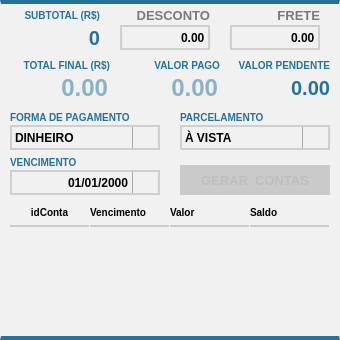
   <widget class="QFrame" name="fr_financeiroCompra">
    <property name="geometry">
     <rect>
      <x>640</x>
      <y>110</y>
      <width>340</width>
      <height>340</height>
     </rect>
    </property>
    <property name="styleSheet">
     <string notr="true">background: #F1F1F1;
border-top: 4px solid #277298;
border-bottom: 4px solid #277298;</string>
    </property>
    <property name="frameShape">
     <enum>QFrame::StyledPanel</enum>
    </property>
    <property name="frameShadow">
     <enum>QFrame::Raised</enum>
    </property>
    <widget class="QLineEdit" name="tx_Desconto">
     <property name="geometry">
      <rect>
       <x>120</x>
       <y>25</y>
       <width>90</width>
       <height>25</height>
      </rect>
     </property>
     <property name="focusPolicy">
      <enum>Qt::WheelFocus</enum>
     </property>
     <property name="styleSheet">
      <string notr="true">QLineEdit{
background: #F1F1F1;
border: 2px solid #CFCFCF;
color: #000;
font: 14px &quot;Arial&quot; ;
text-transform: uppercase;
font-weight: bold
}
QLineEdit:Focus {
border: 1px solid red;
}</string>
     </property>
     <property name="text">
      <string>0.00</string>
     </property>
     <property name="alignment">
      <set>Qt::AlignRight|Qt::AlignTrailing|Qt::AlignVCenter</set>
     </property>
     <property name="placeholderText">
      <string>R$ 0.00</string>
     </property>
    </widget>
    <widget class="QLabel" name="lb_FormVenda_14">
     <property name="geometry">
      <rect>
       <x>120</x>
       <y>5</y>
       <width>90</width>
       <height>20</height>
      </rect>
     </property>
     <property name="styleSheet">
      <string notr="true">QLabel{
font-size: 13px;
font-family: &quot;Arial&quot;;
font-weight: bold;
color: #7B7A7A;
border: none
}</string>
     </property>
     <property name="text">
      <string>DESCONTO</string>
     </property>
     <property name="alignment">
      <set>Qt::AlignRight|Qt::AlignTrailing|Qt::AlignVCenter</set>
     </property>
    </widget>
    <widget class="QLineEdit" name="tx_Frete">
     <property name="geometry">
      <rect>
       <x>230</x>
       <y>25</y>
       <width>90</width>
       <height>25</height>
      </rect>
     </property>
     <property name="focusPolicy">
      <enum>Qt::WheelFocus</enum>
     </property>
     <property name="styleSheet">
      <string notr="true">QLineEdit{
background: #F1F1F1;
border: 2px solid #CFCFCF;
color: #000;
font: 14px &quot;Arial&quot; ;
text-transform: uppercase;
font-weight: bold
}
QLineEdit:Focus {
border: 1px solid red;
}</string>
     </property>
     <property name="text">
      <string>0.00</string>
     </property>
     <property name="alignment">
      <set>Qt::AlignRight|Qt::AlignTrailing|Qt::AlignVCenter</set>
     </property>
     <property name="placeholderText">
      <string>R$ 0.00</string>
     </property>
    </widget>
    <widget class="QLabel" name="lb_FormVenda_17">
     <property name="geometry">
      <rect>
       <x>230</x>
       <y>5</y>
       <width>90</width>
       <height>20</height>
      </rect>
     </property>
     <property name="styleSheet">
      <string notr="true">QLabel{
font-size: 13px;
font-family: &quot;Arial&quot;;
font-weight: bold;
color: #7B7A7A;
border: none
}</string>
     </property>
     <property name="text">
      <string>FRETE</string>
     </property>
     <property name="alignment">
      <set>Qt::AlignRight|Qt::AlignTrailing|Qt::AlignVCenter</set>
     </property>
    </widget>
    <widget class="QLabel" name="lb_SubTotal">
     <property name="geometry">
      <rect>
       <x>0</x>
       <y>25</y>
       <width>100</width>
       <height>25</height>
      </rect>
     </property>
     <property name="styleSheet">
      <string notr="true">QLabel{
font-size: 20px;
font-family: &quot;Arial&quot;;
font-weight: bold;
color: #277298;
border: none
}</string>
     </property>
     <property name="text">
      <string>0</string>
     </property>
     <property name="alignment">
      <set>Qt::AlignRight|Qt::AlignTrailing|Qt::AlignVCenter</set>
     </property>
    </widget>
    <widget class="QLabel" name="lb_FormVenda_18">
     <property name="geometry">
      <rect>
       <x>0</x>
       <y>5</y>
       <width>100</width>
       <height>20</height>
      </rect>
     </property>
     <property name="styleSheet">
      <string notr="true">QLabel{
font-size: 10px;
font-family: &quot;Arial&quot;;
font-weight: bold;
color: #277298;
border: none
}</string>
     </property>
     <property name="text">
      <string>SUBTOTAL (R$)</string>
     </property>
     <property name="alignment">
      <set>Qt::AlignRight|Qt::AlignTrailing|Qt::AlignVCenter</set>
     </property>
    </widget>
    <widget class="QLabel" name="lb_FormVenda_19">
     <property name="geometry">
      <rect>
       <x>10</x>
       <y>55</y>
       <width>100</width>
       <height>20</height>
      </rect>
     </property>
     <property name="styleSheet">
      <string notr="true">QLabel{
font-size: 10px;
font-family: &quot;Arial&quot;;
font-weight: bold;
color: #277298;
border: none
}</string>
     </property>
     <property name="text">
      <string>TOTAL FINAL (R$)</string>
     </property>
     <property name="alignment">
      <set>Qt::AlignRight|Qt::AlignTrailing|Qt::AlignVCenter</set>
     </property>
    </widget>
    <widget class="QPushButton" name="bt_GerarParcela">
     <property name="enabled">
      <bool>false</bool>
     </property>
     <property name="geometry">
      <rect>
       <x>180</x>
       <y>165</y>
       <width>150</width>
       <height>30</height>
      </rect>
     </property>
     <property name="font">
      <font>
       <family>Tahoma</family>
       <pointsize>10</pointsize>
       <weight>75</weight>
       <bold>true</bold>
      </font>
     </property>
     <property name="cursor">
      <cursorShape>PointingHandCursor</cursorShape>
     </property>
     <property name="focusPolicy">
      <enum>Qt::NoFocus</enum>
     </property>
     <property name="contextMenuPolicy">
      <enum>Qt::ActionsContextMenu</enum>
     </property>
     <property name="styleSheet">
      <string notr="true">QPushButton {
background-color: #7AB32E;
background-position: center;
background-repeat: no-repeat;
border: none;
 }
QPushButton:disabled{
background-color: #CACACA;

 }
QPushButton:hover{
background-color: #40a286
}</string>
     </property>
     <property name="text">
      <string>GERAR  CONTAS</string>
     </property>
     <property name="iconSize">
      <size>
       <width>75</width>
       <height>35</height>
      </size>
     </property>
    </widget>
    <widget class="QLineEdit" name="tx_TotalFinal">
     <property name="enabled">
      <bool>false</bool>
     </property>
     <property name="geometry">
      <rect>
       <x>10</x>
       <y>75</y>
       <width>100</width>
       <height>25</height>
      </rect>
     </property>
     <property name="styleSheet">
      <string notr="true">
font-size: 24px;
font-family: &quot;Arial&quot;;
font-weight: bold;
color: #277298;
border: none

</string>
     </property>
     <property name="text">
      <string/>
     </property>
     <property name="alignment">
      <set>Qt::AlignRight|Qt::AlignTrailing|Qt::AlignVCenter</set>
     </property>
     <property name="readOnly">
      <bool>true</bool>
     </property>
     <property name="placeholderText">
      <string>0.00</string>
     </property>
    </widget>
    <widget class="QComboBox" name="cb_FormaPagamento">
     <property name="geometry">
      <rect>
       <x>10</x>
       <y>125</y>
       <width>150</width>
       <height>25</height>
      </rect>
     </property>
     <property name="styleSheet">
      <string notr="true">QComboBox{
background: #F1F1F1;
border: 2px solid #CFCFCF;
color: #000;
font: 12px &quot;Arial&quot; ;
text-transform: uppercase;
font-weight: bold;

}
QCombobox:on {
color: #000;
font: 10px &quot;Arial&quot; ;
text-transform: uppercase;
font-weight: bold;
}
QComboBox:Focus {
border: 1px solid red;
}
 QComboBox::drop-down {
     subcontrol-origin: padding;
     subcontrol-position: top right;
     width: 25px;

     border-left-width: 1px;
     border-left-color: darkgray;
     border-left-style: solid; /* just a single line */
     border-top-right-radius: 3px; /* same radius as the QComboBox */
     border-bottom-right-radius: 3px;

 }
QComboBox::down-arrow {
     image: url(down.png);
 }
QComboBox QAbstractItemView {
    border: 1px solid darkgray;
    selection-background-color: #40a286;
color: #000;
font: 10px &quot;Arial&quot; ;
text-transform: uppercase;
font-weight: bold;
}
</string>
     </property>
     <item>
      <property name="text">
       <string>DINHEIRO</string>
      </property>
     </item>
     <item>
      <property name="text">
       <string>CARTÂO</string>
      </property>
     </item>
    </widget>
    <widget class="QLabel" name="lb_FormVenda_20">
     <property name="geometry">
      <rect>
       <x>10</x>
       <y>110</y>
       <width>150</width>
       <height>15</height>
      </rect>
     </property>
     <property name="layoutDirection">
      <enum>Qt::LeftToRight</enum>
     </property>
     <property name="styleSheet">
      <string notr="true">QLabel{
font-size: 10px;
font-family: &quot;Arial&quot;;
font-weight: bold;
color: #277298;
border: none
}</string>
     </property>
     <property name="text">
      <string>FORMA DE PAGAMENTO</string>
     </property>
     <property name="alignment">
      <set>Qt::AlignLeading|Qt::AlignLeft|Qt::AlignVCenter</set>
     </property>
    </widget>
    <widget class="QComboBox" name="cb_QtdeParcela">
     <property name="geometry">
      <rect>
       <x>180</x>
       <y>125</y>
       <width>150</width>
       <height>25</height>
      </rect>
     </property>
     <property name="styleSheet">
      <string notr="true">QComboBox{
background: #F1F1F1;
border: 2px solid #CFCFCF;
color: #000;
font: 12px &quot;Arial&quot; ;
text-transform: uppercase;
font-weight: bold;

}
QCombobox:on {
color: #000;
font: 10px &quot;Arial&quot; ;
text-transform: uppercase;
font-weight: bold;
}
QComboBox:Focus {
border: 1px solid red;
}
 QComboBox::drop-down {
     subcontrol-origin: padding;
     subcontrol-position: top right;
     width: 25px;

     border-left-width: 1px;
     border-left-color: darkgray;
     border-left-style: solid; /* just a single line */
     border-top-right-radius: 3px; /* same radius as the QComboBox */
     border-bottom-right-radius: 3px;

 }
QComboBox::down-arrow {
     image: url(down.png);
 }
QComboBox QAbstractItemView {
    border: 1px solid darkgray;
    selection-background-color: #40a286;
color: #000;
font: 10px &quot;Arial&quot; ;
text-transform: uppercase;
font-weight: bold;
}
</string>
     </property>
     <item>
      <property name="text">
       <string>À VISTA</string>
      </property>
     </item>
     <item>
      <property name="text">
       <string>ENTRADA + 01</string>
      </property>
     </item>
     <item>
      <property name="text">
       <string>ENTRADA + 02</string>
      </property>
     </item>
     <item>
      <property name="text">
       <string>ENTRADA + 03</string>
      </property>
     </item>
    </widget>
    <widget class="QLabel" name="lb_FormVenda_21">
     <property name="geometry">
      <rect>
       <x>180</x>
       <y>110</y>
       <width>150</width>
       <height>15</height>
      </rect>
     </property>
     <property name="layoutDirection">
      <enum>Qt::LeftToRight</enum>
     </property>
     <property name="styleSheet">
      <string notr="true">QLabel{
font-size: 10px;
font-family: &quot;Arial&quot;;
font-weight: bold;
color: #277298;
border: none
}</string>
     </property>
     <property name="text">
      <string>PARCELAMENTO</string>
     </property>
     <property name="alignment">
      <set>Qt::AlignLeading|Qt::AlignLeft|Qt::AlignVCenter</set>
     </property>
    </widget>
    <widget class="QDateEdit" name="dt_Vencimento">
     <property name="geometry">
      <rect>
       <x>10</x>
       <y>170</y>
       <width>150</width>
       <height>25</height>
      </rect>
     </property>
     <property name="styleSheet">
      <string notr="true">QDateEdit {
background: #F1F1F1;
border: 2px solid #CFCFCF;
color: #000;
font: 14px &quot;Arial&quot; ;
text-transform: uppercase;
font-weight: bold
}
 QDateEdit::drop-down {
     subcontrol-origin: padding;
     subcontrol-position: top right;
     width: 25px;
     border-left-width: 1px;
     border-left-color: darkgray;
     border-left-style: solid; /* just a single line */
     border-top-right-radius: 3px; /* same radius as the QComboBox */
     border-bottom-right-radius: 3px;
 }
QDateEdit::down-arrow {
     image: url(down.png);
 }
QCalendarWidget QAbstractItemView:enabled 
  {
border: none;
  	font-size:13px;  
  	color: #000;  
  	background-color: #F1F1F1;  
  	selection-background-color: rgb(64, 64, 64); 
  	selection-color: rgb(0, 255, 0); 
  }
QCalendarWidget QToolButton {
	border: none;
  	color: #000
  }

 QCalendarWidget QMenu {
  	width: 150px;
  	left: 20px;
  	color: white;
  	font-size: 18px;
  	background-color: rgb(100, 100, 100);
  }
QCalendarWidget QWidget#qt_calendar_navigationbar
{ 
border: none;
}
</string>
     </property>
     <property name="alignment">
      <set>Qt::AlignRight|Qt::AlignTrailing|Qt::AlignVCenter</set>
     </property>
     <property name="displayFormat">
      <string>dd/MM/yyyy</string>
     </property>
     <property name="calendarPopup">
      <bool>true</bool>
     </property>
    </widget>
    <widget class="QLabel" name="lb_FormVenda_25">
     <property name="geometry">
      <rect>
       <x>10</x>
       <y>155</y>
       <width>150</width>
       <height>15</height>
      </rect>
     </property>
     <property name="styleSheet">
      <string notr="true">QLabel{
font-size: 10px;
font-family: &quot;Arial&quot;;
font-weight: bold;
color: #277298;
border: none
}</string>
     </property>
     <property name="text">
      <string>VENCIMENTO</string>
     </property>
     <property name="alignment">
      <set>Qt::AlignLeading|Qt::AlignLeft|Qt::AlignVCenter</set>
     </property>
    </widget>
    <widget class="QLabel" name="lb_FormVenda_22">
     <property name="geometry">
      <rect>
       <x>230</x>
       <y>55</y>
       <width>100</width>
       <height>20</height>
      </rect>
     </property>
     <property name="styleSheet">
      <string notr="true">QLabel{
font-size: 10px;
font-family: &quot;Arial&quot;;
font-weight: bold;
color: #277298;
border: none
}</string>
     </property>
     <property name="text">
      <string>VALOR PENDENTE</string>
     </property>
     <property name="alignment">
      <set>Qt::AlignRight|Qt::AlignTrailing|Qt::AlignVCenter</set>
     </property>
    </widget>
    <widget class="QLabel" name="lb_ValorPendente">
     <property name="geometry">
      <rect>
       <x>230</x>
       <y>75</y>
       <width>100</width>
       <height>25</height>
      </rect>
     </property>
     <property name="styleSheet">
      <string notr="true">QLabel{
font-size: 20px;
font-family: &quot;Arial&quot;;
font-weight: bold;
color: #277298;
border: none
}</string>
     </property>
     <property name="text">
      <string>0.00</string>
     </property>
     <property name="alignment">
      <set>Qt::AlignRight|Qt::AlignTrailing|Qt::AlignVCenter</set>
     </property>
    </widget>
    <widget class="QTableWidget" name="tb_Parcelas">
     <property name="geometry">
      <rect>
       <x>10</x>
       <y>200</y>
       <width>320</width>
       <height>130</height>
      </rect>
     </property>
     <property name="styleSheet">
      <string notr="true">QTableView{
font-family: &quot;Tahoma&quot;;
color: #28292A;
font-size: 12px;
background: #F1F1F1;
border: none
}
QHeaderView:section{
background: #F1F1F1;
padding: 3px 0 ;
font-size: 10px;
font-family: &quot;Arial&quot;;
font-weight: bold;
color: #000;
border: none;
border-bottom: 2px solid #CCC;
text-transform: uppercase;
margin: 0 1px 0 0;
}
QTableView::item {
border-bottom: 1px solid #CCC;
padding: 1px;
margin: 0 1px 0 0;

}
QTableView QAbstractItemView {
    border: none;
	background: #F1F1F1;

}
</string>
     </property>
     <property name="verticalScrollBarPolicy">
      <enum>Qt::ScrollBarAlwaysOff</enum>
     </property>
     <property name="horizontalScrollBarPolicy">
      <enum>Qt::ScrollBarAlwaysOff</enum>
     </property>
     <property name="sizeAdjustPolicy">
      <enum>QAbstractScrollArea::AdjustToContents</enum>
     </property>
     <property name="showGrid">
      <bool>false</bool>
     </property>
     <attribute name="horizontalHeaderDefaultSectionSize">
      <number>80</number>
     </attribute>
     <attribute name="horizontalHeaderMinimumSectionSize">
      <number>40</number>
     </attribute>
     <attribute name="verticalHeaderVisible">
      <bool>false</bool>
     </attribute>
     <attribute name="verticalHeaderDefaultSectionSize">
      <number>25</number>
     </attribute>
     <column>
      <property name="text">
       <string>idConta</string>
      </property>
     </column>
     <column>
      <property name="text">
       <string>Vencimento</string>
      </property>
      <property name="font">
       <font>
        <family>Tahoma</family>
        <pointsize>10</pointsize>
        <weight>75</weight>
        <bold>true</bold>
       </font>
      </property>
      <property name="textAlignment">
       <set>AlignLeading|AlignVCenter</set>
      </property>
     </column>
     <column>
      <property name="text">
       <string>Valor</string>
      </property>
      <property name="font">
       <font>
        <family>Tahoma</family>
        <pointsize>10</pointsize>
        <weight>75</weight>
        <bold>true</bold>
       </font>
      </property>
      <property name="textAlignment">
       <set>AlignLeading|AlignVCenter</set>
      </property>
     </column>
     <column>
      <property name="text">
       <string>Saldo</string>
      </property>
      <property name="font">
       <font>
        <family>Tahoma</family>
        <pointsize>10</pointsize>
        <weight>75</weight>
        <bold>true</bold>
       </font>
      </property>
      <property name="textAlignment">
       <set>AlignLeading|AlignVCenter</set>
      </property>
     </column>
     <column>
      <property name="text">
       <string>Receber</string>
      </property>
      <property name="font">
       <font>
        <family>Tahoma</family>
        <pointsize>10</pointsize>
        <weight>75</weight>
        <bold>true</bold>
       </font>
      </property>
      <property name="textAlignment">
       <set>AlignLeading|AlignVCenter</set>
      </property>
     </column>
    </widget>
    <widget class="QLineEdit" name="tx_valorRecebido">
     <property name="enabled">
      <bool>false</bool>
     </property>
     <property name="geometry">
      <rect>
       <x>120</x>
       <y>75</y>
       <width>100</width>
       <height>25</height>
      </rect>
     </property>
     <property name="styleSheet">
      <string notr="true">
font-size: 24px;
font-family: &quot;Arial&quot;;
font-weight: bold;
color: #277298;
border: none

</string>
     </property>
     <property name="text">
      <string/>
     </property>
     <property name="alignment">
      <set>Qt::AlignRight|Qt::AlignTrailing|Qt::AlignVCenter</set>
     </property>
     <property name="readOnly">
      <bool>true</bool>
     </property>
     <property name="placeholderText">
      <string>0.00</string>
     </property>
    </widget>
    <widget class="QLabel" name="lb_FormVenda_23">
     <property name="geometry">
      <rect>
       <x>120</x>
       <y>55</y>
       <width>100</width>
       <height>20</height>
      </rect>
     </property>
     <property name="styleSheet">
      <string notr="true">QLabel{
font-size: 10px;
font-family: &quot;Arial&quot;;
font-weight: bold;
color: #277298;
border: none
}</string>
     </property>
     <property name="text">
      <string>VALOR PAGO</string>
     </property>
     <property name="alignment">
      <set>Qt::AlignRight|Qt::AlignTrailing|Qt::AlignVCenter</set>
     </property>
    </widget>
   </widget>
